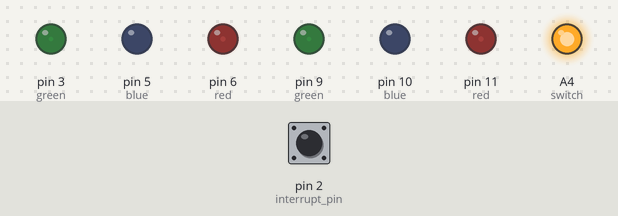
Bench run of a sketch on a simulated Arduino Uno, built with avr-gcc and run on an emulated ATmega328P. On the bench: output pins drawn as LEDs (lit = HIGH). The test bench sets the inputs (shaded band); at power-on: pin 2 (interrupt_pin) LOW. Random numbers use the default seed unless the sketch sets one.

Above: at 1.2 s.
1.3 s: pin 2 (interrupt_pin) pulled HIGH for 0.15 s
At 3.26 s:
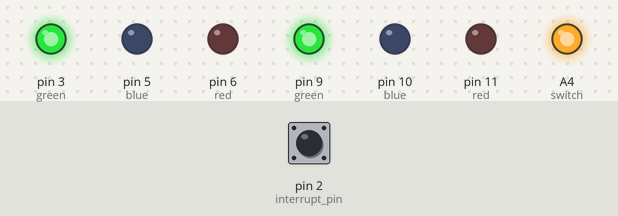
4.3 s: pin 2 (interrupt_pin) pulled HIGH for 1 s
At 4.45 s:
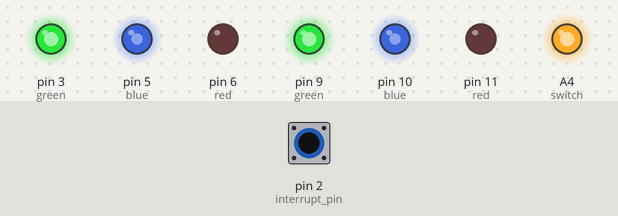
7.6 s: pin 2 (interrupt_pin) pulled HIGH for 0.15 s
9.2 s: pin 2 (interrupt_pin) pulled HIGH for 3.2 s
At 12.76 s:
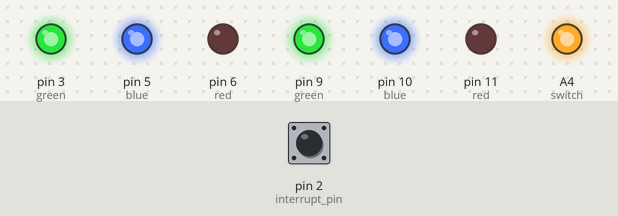
At 14.57 s:
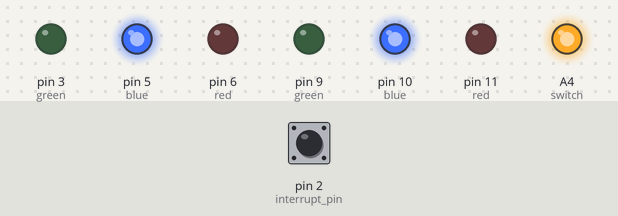
15.0 s: pin 2 (interrupt_pin) pulled HIGH for 0.15 s
21.0 s: pin 2 (interrupt_pin) pulled HIGH for 1 s
Timing chart, 0 to 24.0 s (numbered marks = the images above; inputs shaded):
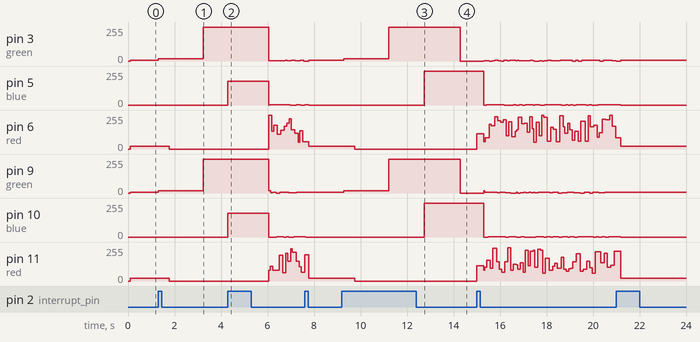

Measured:
- after the input at 1.3 s, pin 3 (green), pin 9 (green): 4/255 → 16/255 at once, → 255/255 1.9 s later; pin 5 (blue), pin 10 (blue): 0/255 → 177/255 after 3.0 s; pin 6 (red), pin 11 (red): 20/255 → 0/255 after 0.48 s
- after the input at 9.2 s, pin 3 (green), pin 9 (green): 4/255 → 16/255 after 0.08 s, → 255/255 1.9 s later, → 0/255 3.1 s later; pin 5 (blue), pin 10 (blue): 0/255 → 255/255 after 3.5 s; pin 6 (red), pin 11 (red): 20/255 → 0/255 after 0.56 s, → 116/255 5.2 s later

The sketch:

christmas_tree.ino
```cpp
// Simple Arduino Christmas Tree by bzqp, 2021: https://www.youtube.com/c/bzqp1
volatile int flag=0; // flag to keep track of the current animation
int old_flag=0; // old flag value to break the animation correctly
unsigned long interrupt_time=0; // for switch debouncing
unsigned long last_interrupt_time=0;// for switch debouncing
int r=20; // initial red value
int g=4; // initial green value
int b=0; // initial blue value
int speed=6; // speed of the swipe animation

void setup() {
  pinMode(2, INPUT); //interrupt pin
  pinMode(A4, OUTPUT); //5V power for the switch
  digitalWrite(A4, HIGH); //power the awitch
  attachInterrupt(digitalPinToInterrupt(2),flagchange,RISING); //interrupt attached to the button
  pinMode(3, OUTPUT); //green
  pinMode(5, OUTPUT); //blue
  pinMode(6, OUTPUT); //red
  pinMode(9, OUTPUT); //green
  pinMode(10, OUTPUT); //blue
  pinMode(11, OUTPUT); //red
}

void loop() {
  // Night mode animation: static, dims the RGB lights to match the green LEDs
  if(flag==0){
  delay(100);
  r=20;
  g=4;
  b=0;

  analogWrite(6, r);
  analogWrite(3, g);
  analogWrite(5, b);

  analogWrite(11, r);
  analogWrite(9, g);
  analogWrite(10, b);
  }
  // Swipe animation - swipes through different colors. Lots of while loops and some break functions to detect the interrupts
  if(flag==1){
  old_flag=int(flag);
  r=80;
  g=16;
  b=0;


  while(r>0){
    if(flag!=old_flag){
      break;
    }
    r--;
  analogWrite(6, r);
  analogWrite(3, g);
  analogWrite(5, b);

  analogWrite(11, r);
  analogWrite(9, g);
  analogWrite(10, b);
  delay(speed);

  }
    while(g<255){
          if(flag!=old_flag){
      break;
    }
    g++;
  analogWrite(6, r);
  analogWrite(3, g);
  analogWrite(5, b);

  analogWrite(11, r);
  analogWrite(9, g);
  analogWrite(10, b);
  delay(speed);
  }
    while(b<255){
          if(flag!=old_flag){
      break;
    }
    b++;
  analogWrite(6, r);
  analogWrite(3, g);
  analogWrite(5, b);

  analogWrite(11, r);
  analogWrite(9, g);
  analogWrite(10, b);
  delay(speed);
  }
    while(g>0){
          if(flag!=old_flag){
      break;
    }
    g--;
  analogWrite(6, r);
  analogWrite(3, g);
  analogWrite(5, b);

  analogWrite(11, r);
  analogWrite(9, g);
  analogWrite(10, b);
  delay(speed);
  }
    while(r<255){
          if(flag!=old_flag){
      break;
    }
    r++;
  analogWrite(6, r);
  analogWrite(3, g);
  analogWrite(5, b);

  analogWrite(11, r);
  analogWrite(9, g);
  analogWrite(10, b);
  delay(speed);
  }
    while(b>0){
          if(flag!=old_flag){
      break;
    }
    b--;
  analogWrite(6, r);
  analogWrite(3, g);
  analogWrite(5, b);

  analogWrite(11, r);
  analogWrite(9, g);
  analogWrite(10, b);
  delay(speed);
  }
  delay(speed*50);
    while(g<255){
          if(flag!=old_flag){
      break;
    }
    g++;
  analogWrite(6, r);
  analogWrite(3, g);
  analogWrite(5, b);

  analogWrite(11, r);
  analogWrite(9, g);
  analogWrite(10, b);
  delay(speed);
  }
      while(r>0){
            if(flag!=old_flag){
      break;
    }
    r--;
  analogWrite(6, r);
  analogWrite(3, g);
  analogWrite(5, b);

  analogWrite(11, r);
  analogWrite(9, g);
  analogWrite(10, b);
  delay(speed);
  }
    while(g>16){
    g--;
  analogWrite(6, r);
  analogWrite(3, g);
  analogWrite(5, b);

  analogWrite(11, r);
  analogWrite(9, g);
  analogWrite(10, b);
  delay(speed);
  }
    while(r<80){
          if(flag!=old_flag){
      break;
    }
    r++;
  analogWrite(6, r);
  analogWrite(3, g);
  analogWrite(5, b);

  analogWrite(11, r);
  analogWrite(9, g);
  analogWrite(10, b);
  delay(speed);
  }
  r=80;
  g=16;
  b=0;

  analogWrite(6, r);
  analogWrite(3, g);
  analogWrite(5, b);

  analogWrite(11, r);
  analogWrite(9, g);
  analogWrite(10, b);
  for(int i=0;i<speed*2;i++){
        if(flag!=old_flag){
      break;
    }
  delay(500);
  }

  }
  // Fire flicker animation. My personal favourite
  if (flag==2){

  analogWrite(6, random(50,255));
  delay(random(0,40));
  analogWrite(3, random(0,8));
  delay(random(0,40));
  analogWrite(5, random(0,3));
  delay(random(0,40));

  analogWrite(11, random(50,255));
  delay(random(0,40));
  analogWrite(9, random(0,8));
  delay(random(0,40));
  analogWrite(10, random(0,3));
  delay(random(0,40));

  }
}
// interrupt to detect the switch press
void flagchange(){
  last_interrupt_time=interrupt_time;
  interrupt_time=millis();
  // interrupt debouncer - stabilizes the button input
    if(interrupt_time-last_interrupt_time>200){
  flag++; // flag stores the current animation state
  if(flag>2){
    flag=0;
  }
  }
}
```
